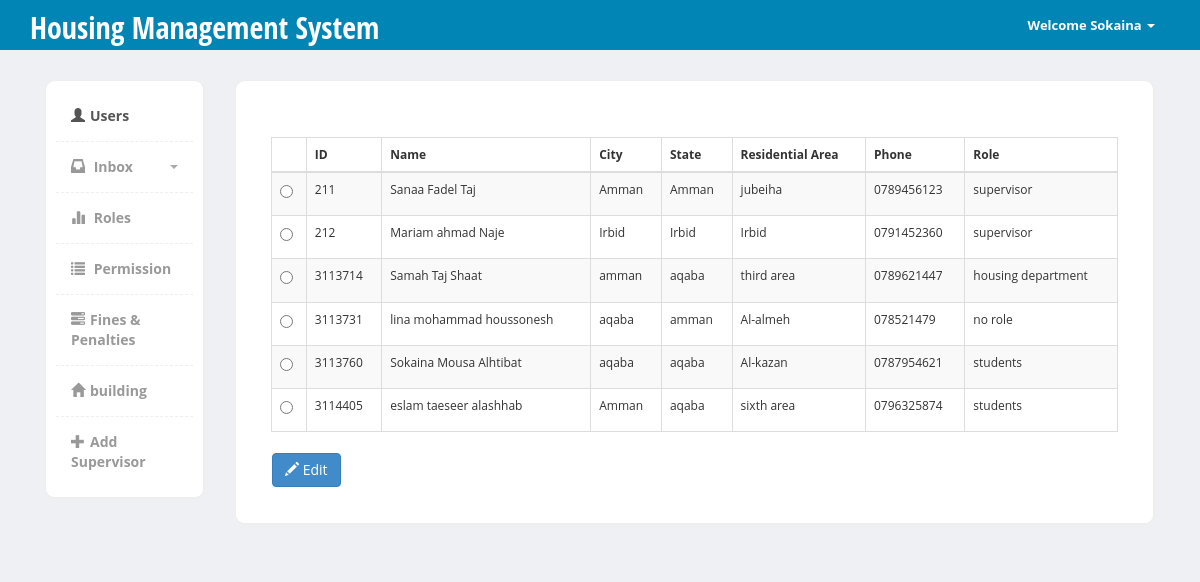
The app's page /sys/HD/users.php (signed in) with its own data.
### tables this page shows
CREATE TABLE IF NOT EXISTS `user` (
  `id` int(11) NOT NULL,
  `first_name` varchar(45) NOT NULL,
  `middle_name` varchar(45) NOT NULL,
  `last_name` varchar(45) NOT NULL,
  `city` varchar(45) NOT NULL,
  `state` varchar(45) NOT NULL,
  `residential_area` varchar(45) DEFAULT NULL,
  `phone` varchar(45) DEFAULT NULL,
  `b_id` int(11) DEFAULT NULL,
  `pass` varchar(45) NOT NULL,
  `role_id` int(2) NOT NULL,
  PRIMARY KEY (`id`),
  KEY `b_id` (`b_id`),
  KEY `state` (`state`),
  KEY `role_id` (`role_id`)
);

CREATE TABLE IF NOT EXISTS `role` (
  `role_id` int(2) NOT NULL AUTO_INCREMENT,
  `role_name` varchar(30) NOT NULL,
  PRIMARY KEY (`role_id`)
);

### sys/HD/users.php (called while the page is built, shortened)
<?php
include('includes/functions.inc');
include('body/header.inc');
include('body/body_user.inc');
include ('body/footer.inc');
?>

### sys/HD/body/body_user.inc (the view, shortened to what this page needs)
<div class="page-content">
    	<div class="row">
		  <div class="col-md-2">
		  	<div class="sidebar content-box" style="display: block;">
                <ul class="nav">
                    <li class="current"><a href="users.php"><i class="glyphicon glyphicon-user"></i>Users</a></li>
                       <li class="submenu" >
                           <a href="#">
                            <i class="glyphicon glyphicon-inbox"></i> Inbox
                            <span class="caret pull-right"></span>
                           </a>
                        </li>
                    <li><a href="role.php"><i class="glyphicon glyphicon-stats"></i> Roles</a></li>
                     <li ><a href="permission.php"><i class="glyphicon glyphicon-list"></i> Permission</a></li>
					 <li><a href="fines_penalties.php"><i class="glyphicon glyphicon-tasks"></i>Fines & Penalties </a></li>
                  <li><a href="building.php"><i class="glyphicon glyphicon-home"></i>building </a></li>
		              <li  ><a href="add_sup.php"><i class="glyphicon glyphicon-plus"></i>Add Supervisor </a></li>
                </ul>
             </div>
		  </div>
		  <div class="col-md-10">
  			<div class="content-box-large">
  				<div class="panel-heading">
				</div>
  				<div class="panel-body">
  					<div class="table-responsive">
  					<form method="post" action="user_select.php">
					<table cellpadding="0" cellspacing="0" border="0" class="table table-striped table-bordered" id="example">
						 <thead>
							<tr>
							    <th></th>
								<th >ID</th>
								<th>Name</th>
								<th>City</th>
								<th>State</th>
								<th>Residential Area</th>
								<th>Phone</th>
								<th>Role</th>
							</tr>
						</thead>
						<tbody>
							<?php
								$result =  $mysqli->query("SELECT * FROM user  join  role where user.role_id=role.role_id");
						               while ( $row = mysqli_fetch_assoc($result) )
                                                                {
									 $va=$row['id'];
				                                         $result2 =  $mysqli->query("SELECT * FROM user  join role where user.role_id=role.role_id and user.id=$va  ");
						                         $row2 = mysqli_fetch_assoc($result2);
                                                                         echo "<tr> ";
								         echo "<td class=\"style1\">
										<label>
										<input type=\"radio\" name=\"user[]\" id=user[] value=";echo $row['id']."  required=\"\" >
										</label></td> ";
						                         echo "<td>".$row['id']."</td>"."<td>".$row['first_name']." ".$row['middle_name']." ".$row['last_name']."</td>";
								         echo "<td>".$row['city']."</td>";
								         echo "<td>".$row['state']."</td>";
									 echo "<td>".$row['residential_area']."</td>";
									 echo "<td>".$row['phone']."</td>";
								     	 echo "<td>".$row2['role_name']."</td>";
								         echo "</tr>";
								}
                               ?>
					</tbody>
					</table>
					<table>
					<td><button  name="user_submit" id="user_submit" type="submit" value="Edit" class="btn btn-primary"><i class="glyphicon glyphicon-pencil"></i> Edit </button>
					&nbsp;&nbsp;&nbsp;&nbsp;&nbsp;</td></form>
  				</div>
  			</div>
		  </div>
		</div>
    </div>
		  			</div>
		  		</div>

### sys/HD/body/header.inc (shortened to what this page needs)
<?php $userName  = $_SESSION['login_Name']; ?><!DOCTYPE html>
<html>
  <head>
    <link href="https://code.jquery.com/ui/1.10.3/themes/redmond/jquery-ui.css" rel="stylesheet" media="screen">
    <link href="bootstrap/css/bootstrap.min.css" rel="stylesheet">
    <link href="css/styles.css" rel="stylesheet">
    <link href="//netdna.bootstrapcdn.com/font-awesome/4.0.3/css/font-awesome.css" rel="stylesheet">
    <link href="vendors/form-helpers/css/bootstrap-formhelpers.min.css" rel="stylesheet">
    <link href="vendors/select/bootstrap-select.min.css" rel="stylesheet">
    <link href="vendors/tags/css/bootstrap-tags.css" rel="stylesheet">
    <link href="css/forms.css" rel="stylesheet">
	</head>
  <body  >
  	<div style="background-color:#0085b5"   class="header">
	     <div class="container" >
	        <div class="row">
	           <div class="col-md-5">
	              <div class="logo">
	             <h1 ><a href="users.php"> Housing Management System</a></h1>
	             </div>
	           </div>
	            <div class="navbar navbar-inverse" role="banner">
	                  <nav class="collapse navbar-collapse bs-navbar-collapse navbar-right" role="navigation">
	                    <ul class="nav navbar-nav" role="navigation">
	                      <li class="dropdown">
	                           <a class="dropdown-toggle" data-toggle="dropdown"><?php
                                            if(isset($userName)) echo "Welcome ".$userName ; ?> <b class="caret"></b></a>
	                      </li>
	                    </ul>
	                  </nav>
	              </div>
	        </div><br/><br/>
	     </div>
		 <br/><br/>
	</div>
 <div class="container">

### sys/HD/body/footer.inc (shortened to what this page needs)
      <link href="vendors/datatables/dataTables.bootstrap.css" rel="stylesheet" media="screen">
     <link rel="stylesheet" type="text/css" href="vendors/bootstrap-wysihtml5/src/bootstrap-wysihtml5.css"></link>
    <link rel="stylesheet" type="text/css" href="vendors/bootstrap-wysihtml5/src/bootstrap-wysihtml5.css"></link>
  </body>
</html>

### sys/HD/css/styles.css (style rules this page uses)
body { font-family: 'Open Sans', sans-serif; background-color: #f7f7f7; position: relative; margin: 0px; font-size: 12px; padding: 0px; }
.page-content > .row { margin-left: 0px !important; margin-right: 0px !important; margin-top: 30px; }
.header { height:50px; background-color: #2c3742; }
.header .logo h1 { font-size:30px; margin:0px; padding:10px 0px; }
.header .logo h1 a { color:#fff; font-family: 'Open Sans Condensed', sans-serif; }
.header .navbar * { box-shadow:none !important; }
.header .navbar { background:none !important; border:0px !important; }
.header .navbar .nav > li > a { color:#fff !important; font-size:13px !important; border-bottom:0px !important; margin-top:0px !important; font-weight:bold; }
.header .navbar-collapse { border:0px !important; }
.header .navbar-nav .caret { border-top-color:#fff !important; border-bottom-color:#fff !important; }
.content-box, .content-box-large { margin-bottom:30px; background:#fff; border-radius:10px; padding:10px; border-left:1px solid #eee; border-top:1px solid #eee; border-right:2px solid #eee; border-bottom:2px solid #eee; }
.content-box-large { padding: 20px; }
.sidebar ul.nav, .sidebar ul.nav ul { list-style: none; padding: 0px; margin: 0px; }
.sidebar .nav > li { margin: 0; border-bottom:1px dashed #eee; }
.sidebar .nav > li:last-child { border-bottom:0px; }
.sidebar .nav > li > a { font-size: 14px; line-height: 20px; padding: 15px 15px; color: #999; display: block; font-weight:bold; background:none; text-decoration: none; border-top:0px; font-weight:bold; }
.sidebar .nav > li > a > i { margin-right:5px; }
.sidebar .nav li a:hover, .sidebar .nav li.current > a { background: #fff; color: #555; border-bottom:0px; }
.sidebar .nav a .caret { float: right; width: 0; height: 0; display: inline-block; vertical-align: top; border-top: 4px solid #aaa; border-right: 4px solid transparent; border-left: 4px solid transparent; content: ""; margin-top: 8px; margin-left: 2px; }
body { background-color: #eff0f3; }
.panel-body { clear:both; }

### records on screen
user: id "211", first_name "Sanaa", middle_name "Fadel", last_name "Taj", city "Amman", state "Amman", residential_area "jubeiha", phone "0789456123", role.role_name "supervisor"
user: id "212", first_name "Mariam", middle_name "ahmad", last_name "Naje", city "Irbid", state "Irbid", residential_area "Irbid", phone "0791452360", role.role_name "supervisor"
user: id "3113714", first_name "Samah", middle_name "Taj", last_name "Shaat", city "amman", state "aqaba", residential_area "third area", phone "0789621447", role.role_name "housing department"
user: id "3113731", first_name "lina", middle_name "mohammad", last_name "houssonesh", city "aqaba", state "amman", residential_area "Al-almeh", phone "078521479", role.role_name "no role"
user: id "3113760", first_name "Sokaina", middle_name "Mousa", last_name "Alhtibat", city "aqaba", state "aqaba", residential_area "Al-kazan", phone "0787954621", role.role_name "students"
user: id "3114405", first_name "eslam", middle_name "taeseer", last_name "alashhab", city "Amman", state "aqaba", residential_area "sixth area", phone "0796325874", role.role_name "students"

### other values on screen
$userName "Sokaina"
